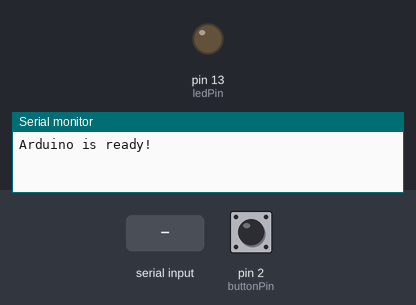
The program below on a simulated Arduino Uno, built with avr-gcc and run on an emulated ATmega328P. Shown: output pins drawn as LEDs (lit = HIGH), the last lines printed to the serial monitor. The inputs (shaded band) are chosen by the test bench; at power-on: pin 2 (buttonPin) HIGH.

Above: at 1.2 s.
1.3 s: pin 2 (buttonPin) pulled LOW for 0.15 s
At 2.7 s:
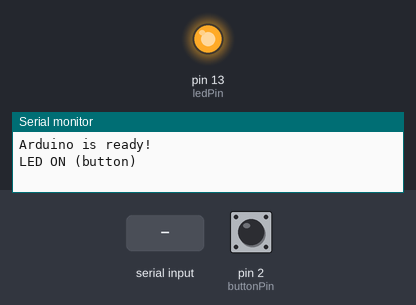
4.4 s: pin 2 (buttonPin) pulled LOW for 1 s
At 5.0 s:
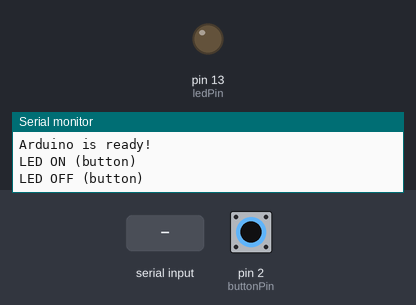
6.9 s: pin 2 (buttonPin) pulled LOW for 3.2 s
At 8.2 s:
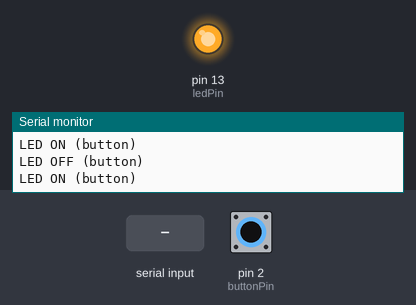
11.6 s: "LED OFF\n" received over Serial
At 12.6 s:
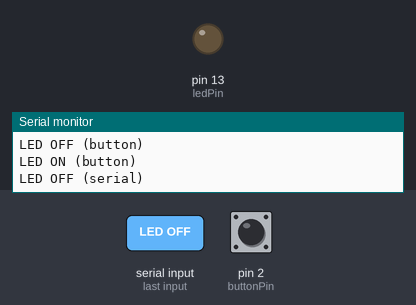
Timing chart, 0 to 14.6 s (numbered marks = the images above; inputs shaded):
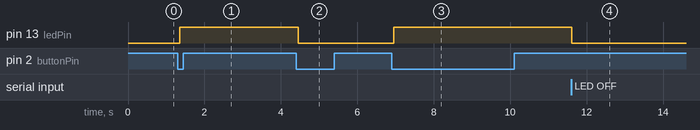

Measured:
- after the input at 1.3 s, pin 13 (ledPin): LOW → HIGH after 0.05 s
- after the input at 4.4 s, pin 13 (ledPin): HIGH → LOW after 0.05 s
- after the input at 6.9 s, pin 13 (ledPin): LOW → HIGH after 0.05 s
- after the input at 11.6 s, pin 13 (ledPin): HIGH → LOW at once

The program:

main.cpp
```cpp
#include <Arduino.h>

const int buttonPin = 2;
const int ledPin = 13;

bool ledState = false;
bool lastButtonState = HIGH;
bool currentButtonState;
unsigned long lastDebounceTime = 0;
const unsigned long debounceDelay = 50;

void setup() {
  pinMode(buttonPin, INPUT);
  pinMode(ledPin, OUTPUT);
  digitalWrite(ledPin, LOW);

  Serial.begin(9600);
  Serial.println("Arduino is ready!");
}

void loop() {
  // --- Обработка кнопки ---
  int reading = digitalRead(buttonPin);

  if (reading != lastButtonState) {
    lastDebounceTime = millis();
  }

  if ((millis() - lastDebounceTime) > debounceDelay) {
    if (reading != currentButtonState) {
      currentButtonState = reading;

      if (currentButtonState == LOW) {
        ledState = !ledState;
        digitalWrite(ledPin, ledState ? HIGH : LOW);
        Serial.println(ledState ? "LED ON (button)" : "LED OFF (button)");
      }
    }
  }

  lastButtonState = reading;

  // --- Обработка команд из Serial ---
  if (Serial.available()) {
    String command = Serial.readStringUntil('\n');
    command.trim(); // убираем пробелы и переносы

    if (command == "LED ON") {
      ledState = true;
      digitalWrite(ledPin, HIGH);
      Serial.println("LED ON (serial)");
    } else if (command == "LED OFF") {
      ledState = false;
      digitalWrite(ledPin, LOW);
      Serial.println("LED OFF (serial)");
    } else {
      Serial.println("Unknown command: " + command);
    }
  }
}
```
